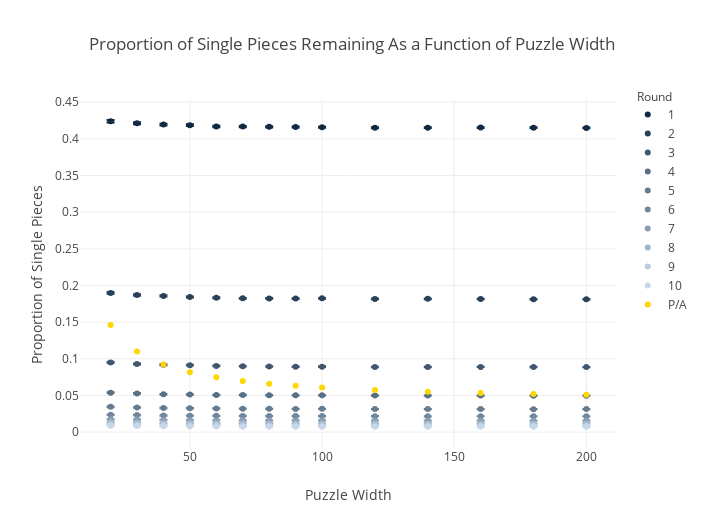

Notebook cell for this chart:
### Code cell
import plotly.offline as pyo
import plotly.graph_objs as go
pyo.offline.init_notebook_mode(connected=True)

data = []
colors = [0,2,4,6,7,8,10,12,14,15]

for v in range(len(V[0,:])):  
    trace = go.Scatter(
        x = thresh,
        y = V[:,v],
        showlegend=True,
        error_y=dict(
            type='data',
            symmetric=True,
            array=np.array(E[:,v])*2.581),
        mode = 'markers',
        name = str(v+1),
        line = dict(
            color = matplotlib.colors.rgb2hex(cm(colors[v])),
            width = 2))
    data.append(trace)
trace = go.Scatter(
    x = thresh,
    y = 1/np.array(ratio),
    showlegend=True,
#     error_y=dict(
#         type='data',
#         symmetric=False,
#         array=np.array(E[:,v])*2.581,
#         arrayminus=np.array(E[:,v])*2.581),
    mode = 'markers',
    name = 'P/A',
    line = dict(
        color = 'gold',
        width = 2))
data.append(trace)
layout = go.Layout(
    title = 'Proportion of Single Pieces Remaining As a Function of Puzzle Width',
    showlegend=True,
    width=8*88,
    height=6*88,
    xaxis=dict(
        title = 'Puzzle Width',
        showline=False,
        zeroline=False
    ),
    yaxis=dict(
        title = 'Proportion of Single Pieces',
        zeroline=False
    ),
    annotations=[
        dict(
            x=1.07,
            y=1.04,
            align="right",
            valign="top",
            text='Round',
            showarrow=False,
            xref="paper",
            yref="paper",
            xanchor="center",
            yanchor="top"
        )
    ]
)

fig = go.Figure(data, layout=layout)
fig.write_html("puzzleround.html")
pyo.iplot(fig, filename='line-mode')

### Figure 1 — Plotly figure (JSON) as saved in the notebook; plotly's stock layout.template omitted (floating-point values rounded to 4 significant figures)
{"data": [{"error_y": {"array": [0.001696, 0.001386, 0.001196, 0.001113, 0.0009575, 0.0008684, 0.0008509, 0.0007885, 0.0007401, 0.0006922, 0.0006182, 0.0005894, 0.0005725, 0.0005299], "symmetric": true, "type": "data"}, "line": {"color": "#102a43", "width": 2}, "mode": "markers", "name": "1", "showlegend": true, "type": "scatter", "uid": "a3e2f39c-1c66-4434-8a3b-29b1d100dd3c", "x": [20, 30, 40, 50, 60, 70, 80, 90, 100, 120, 140, 160, 180, 200], "y": [0.424, 0.4213, 0.4193, 0.4185, 0.4167, 0.4167, 0.4163, 0.416, 0.4157, 0.4151, 0.4152, 0.4153, 0.4152, 0.4148]}, {"error_y": {"array": [0.001192, 0.0009966, 0.0008397, 0.0007372, 0.0006747, 0.0006146, 0.0005944, 0.0005453, 0.000532, 0.0004799, 0.0004439, 0.0004074, 0.0003853, 0.0003599], "symmetric": true, "type": "data"}, "line": {"color": "#284159", "width": 2}, "mode": "markers", "name": "2", "showlegend": true, "type": "scatter", "uid": "fd79e610-cb6d-4cd9-960f-a797e43fda70", "x": [20, 30, 40, 50, 60, 70, 80, 90, 100, 120, 140, 160, 180, 200], "y": [0.1899, 0.1869, 0.1858, 0.1844, 0.1834, 0.1824, 0.1823, 0.1821, 0.1824, 0.1816, 0.1817, 0.1816, 0.1813, 0.1811]}, {"error_y": {"array": [0.0008148, 0.000711, 0.0005911, 0.0005003, 0.0004732, 0.0004177, 0.0003981, 0.0003731, 0.0003629, 0.000326, 0.0003124, 0.0002832, 0.0002517, 0.0002558], "symmetric": true, "type": "data"}, "line": {"color": "#40586f", "width": 2}, "mode": "markers", "name": "3", "showlegend": true, "type": "scatter", "uid": "11ec5551-c739-415f-b178-9fcc0b3fdebf", "x": [20, 30, 40, 50, 60, 70, 80, 90, 100, 120, 140, 160, 180, 200], "y": [0.095, 0.09286, 0.09195, 0.09126, 0.09024, 0.08987, 0.08953, 0.08927, 0.08932, 0.08889, 0.08895, 0.08894, 0.08882, 0.08868]}, {"error_y": {"array": [0.0006095, 0.000505, 0.0004145, 0.0003731, 0.0003296, 0.000305, 0.00028, 0.0002738, 0.0002696, 0.0002366, 0.0002227, 0.0002044, 0.0001794, 0.0001834], "symmetric": true, "type": "data"}, "line": {"color": "#597085", "width": 2}, "mode": "markers", "name": "4", "showlegend": true, "type": "scatter", "uid": "bbc0576e-a829-4d20-a6e8-5faa93590ce4", "x": [20, 30, 40, 50, 60, 70, 80, 90, 100, 120, 140, 160, 180, 200], "y": [0.05386, 0.05273, 0.05169, 0.05135, 0.05074, 0.05054, 0.05039, 0.05015, 0.05014, 0.04992, 0.04986, 0.04979, 0.04972, 0.04977]}, {"error_y": {"array": [0.0004755, 0.0003921, 0.0003327, 0.0002878, 0.0002624, 0.0002403, 0.000223, 0.0002213, 0.0002107, 0.000185, 0.0001761, 0.0001629, 0.0001447, 0.0001401], "symmetric": true, "type": "data"}, "line": {"color": "#657b90", "width": 2}, "mode": "markers", "name": "5", "showlegend": true, "type": "scatter", "uid": "f10fc1ae-7934-40d7-9da2-ebcb520ec0a5", "x": [20, 30, 40, 50, 60, 70, 80, 90, 100, 120, 140, 160, 180, 200], "y": [0.03445, 0.03371, 0.03281, 0.03251, 0.03217, 0.03198, 0.0318, 0.03168, 0.03173, 0.03149, 0.0315, 0.03144, 0.03134, 0.0314]}, {"error_y": {"array": [0.000387, 0.0003181, 0.0002734, 0.0002369, 0.0002154, 0.0002059, 0.0001909, 0.0001823, 0.0001701, 0.0001537, 0.0001447, 0.0001361, 0.0001199, 0.0001152], "symmetric": true, "type": "data"}, "line": {"color": "#71879b", "width": 2}, "mode": "markers", "name": "6", "showlegend": true, "type": "scatter", "uid": "c29ea133-9976-4231-8ac3-3019ca71e587", "x": [20, 30, 40, 50, 60, 70, 80, 90, 100, 120, 140, 160, 180, 200], "y": [0.02376, 0.0234, 0.02266, 0.02247, 0.02224, 0.022, 0.02194, 0.02186, 0.02185, 0.02173, 0.02163, 0.02165, 0.02153, 0.02159]}, {"error_y": {"array": [0.0003277, 0.0002668, 0.0002306, 0.0002042, 0.0001902, 0.0001764, 0.0001628, 0.0001587, 0.0001484, 0.0001293, 0.0001265, 0.0001182, 0.0001019, 9.829e-05], "symmetric": true, "type": "data"}, "line": {"color": "#899eb2", "width": 2}, "mode": "markers", "name": "7", "showlegend": true, "type": "scatter", "uid": "2c1362e3-fb48-4eb7-9bf5-ae79ea4eedbe", "x": [20, 30, 40, 50, 60, 70, 80, 90, 100, 120, 140, 160, 180, 200], "y": [0.01766, 0.01719, 0.01664, 0.01649, 0.01627, 0.01608, 0.01602, 0.01592, 0.01592, 0.01585, 0.0157, 0.0158, 0.01568, 0.01573]}, {"error_y": {"array": [0.0002826, 0.0002345, 0.0001994, 0.0001746, 0.0001672, 0.0001517, 0.0001389, 0.0001362, 0.0001238, 0.0001126, 0.000107, 0.000101, 8.836e-05, 8.553e-05], "symmetric": true, "type": "data"}, "line": {"color": "#a1b5c8", "width": 2}, "mode": "markers", "name": "8", "showlegend": true, "type": "scatter", "uid": "aacddffc-dadd-4be8-b98b-446d54afb14f", "x": [20, 30, 40, 50, 60, 70, 80, 90, 100, 120, 140, 160, 180, 200], "y": [0.01359, 0.01315, 0.01275, 0.01252, 0.01242, 0.0122, 0.01217, 0.01209, 0.01203, 0.012, 0.01191, 0.0119, 0.01185, 0.01188]}, {"error_y": {"array": [0.000244, 0.0002047, 0.0001752, 0.0001509, 0.0001413, 0.0001313, 0.0001214, 0.0001165, 0.0001091, 9.804e-05, 9.282e-05, 8.782e-05, 7.79e-05, 7.348e-05], "symmetric": true, "type": "data"}, "line": {"color": "#baccde", "width": 2}, "mode": "markers", "name": "9", "showlegend": true, "type": "scatter", "uid": "0799149e-a482-4467-bdf9-0871af896f5d", "x": [20, 30, 40, 50, 60, 70, 80, 90, 100, 120, 140, 160, 180, 200], "y": [0.01072, 0.01037, 0.009975, 0.009802, 0.009694, 0.009467, 0.009487, 0.009401, 0.009317, 0.009325, 0.009246, 0.009216, 0.009166, 0.00918]}, {"error_y": {"array": [0.0002161, 0.0001786, 0.0001537, 0.0001326, 0.000122, 0.0001143, 0.0001069, 0.0001038, 9.561e-05, 8.526e-05, 7.918e-05, 7.745e-05, 6.902e-05, 6.503e-05], "symmetric": true, "type": "data"}, "line": {"color": "#c6d8e9", "width": 2}, "mode": "markers", "name": "10", "showlegend": true, "type": "scatter", "uid": "b3c29ef8-950c-4d50-a230-50a36577063c", "x": [20, 30, 40, 50, 60, 70, 80, 90, 100, 120, 140, 160, 180, 200], "y": [0.008655, 0.008305, 0.00793, 0.007807, 0.007691, 0.0075, 0.007492, 0.007416, 0.007358, 0.007325, 0.007271, 0.00725, 0.007205, 0.007209]}, {"line": {"color": "gold", "width": 2}, "mode": "markers", "name": "P/A", "showlegend": true, "type": "scatter", "uid": "13ec975a-a178-4a37-9690-0efd84f318ec", "x": [20, 30, 40, 50, 60, 70, 80, 90, 100, 120, 140, 160, 180, 200], "y": [0.1461, 0.1098, 0.0921, 0.08163, 0.07471, 0.0698, 0.06613, 0.06329, 0.06102, 0.05762, 0.0552, 0.05339, 0.05199, 0.05087]}], "layout": {"annotations": [{"align": "right", "showarrow": false, "text": "Round", "valign": "top", "x": 1.07, "xanchor": "center", "xref": "paper", "y": 1.04, "yanchor": "top", "yref": "paper"}], "height": 528, "showlegend": true, "title": {"text": "Proportion of Single Pieces Remaining As a Function of Puzzle Width"}, "width": 704, "xaxis": {"showline": false, "title": {"text": "Puzzle Width"}, "zeroline": false}, "yaxis": {"title": {"text": "Proportion of Single Pieces"}, "zeroline": false}}}
